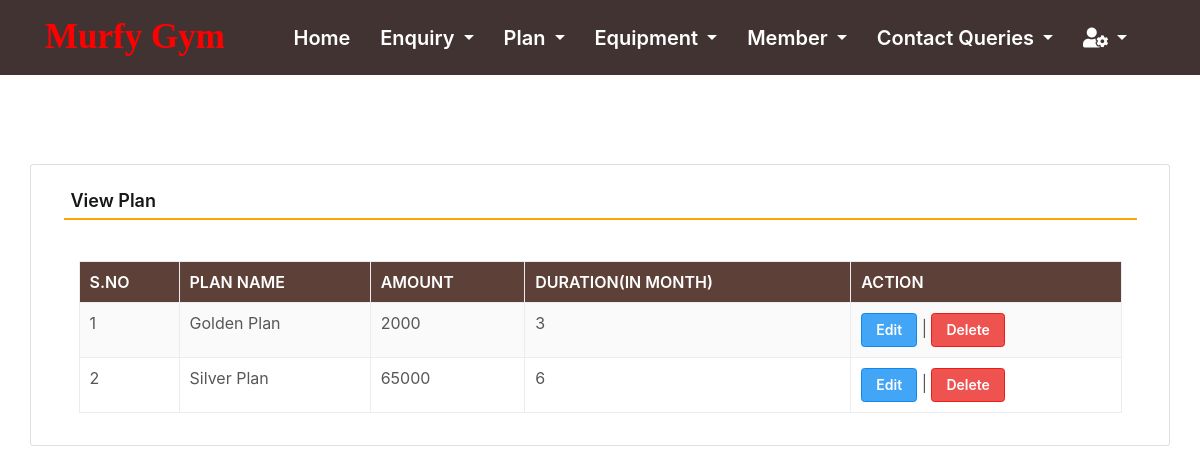
The app's page /viewPlan (signed in) with its own data.
### gym/models.py (models this page shows, shortened)
class Plan(models.Model):
    name = models.CharField(max_length=150, null=True)
    amount = models.CharField(max_length=15, null=True)
    duration = models.CharField(max_length=15, null=True)

### gym/views.py (the view)
# urls.py: path('viewPlan', viewPlan, name='viewPlan'),
def viewPlan(request):
    if not request.user.is_authenticated:
        return redirect(admin_login)
    plan = Plan.objects.all()
    return render(request,'viewPlan.html', locals())

### gym/templates/viewPlan.html (shortened to what this page needs)
{% include 'admin_nav.html' %}
{% load static %}
{% block main %}
 <html lang="en" class="no-focus">
<link rel="stylesheet" id="css-main" href="{% static 'css1/codebase.min.css' %}">
 <br><br><br><br>
	<div class="container card shadow mt-5">
		<div class="card-body">
			<h5 class="p-2" style="border-bottom: 2px solid orange">View Plan</h5>
             <br>
            <div class="container-fluid">
             <table id="example" class="table table-striped table-bordered" style="width:100%">
                  <thead class="text-white" style="background-color : #5d4037;">
				     <tr>
					   <th>S.No</th>
					   <th>Plan Name</th>
					   <th>Amount</th>
					   <th>Duration(In Month)</th>
                       <th>Action</th>
				     </tr>
			      </thead>
			       <tbody>
                     {% for i in plan %}
			          <tr>
                        <td>{{forloop.counter}}</td>
						<td>{{i.name}}</td>
						<td>{{i.amount}}</td>
						<td>{{i.duration}}</td>
						<td><a href="{% url 'edit_Plan' i.id %}" class="btn btn-primary">Edit</a> |
                          <a href="{% url 'delete_Plan' i.id %}" class="btn btn-danger" onclick="return confirm('Are you sure to delete this Plan ?')">Delete</a></td>
                      </tr>
                      {% endfor %}
                   </tbody>
		        </table>
            </div>
        </div>
	</div>
        <link rel="stylesheet" href="https://use.fontawesome.com/releases/v5.6.3/css/all.css">
 </html>
{% endblock %}

### records on screen
Plan: name "Golden Plan", amount "2000", duration "3"
Plan: name "Silver Plan", amount "65000", duration "6"
